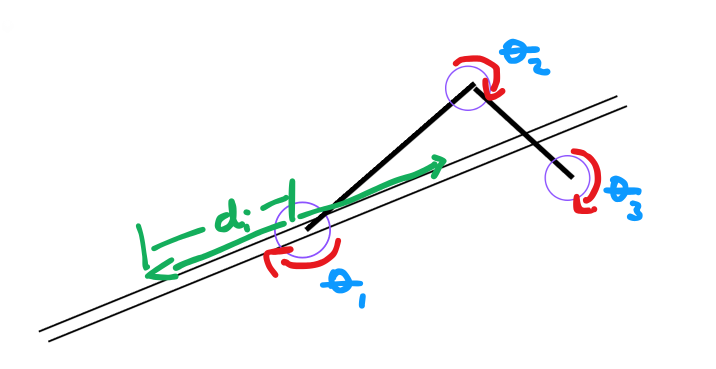
#> input picture modifyscara.png, 1431 x 737 px, given in place of the camera (shown at 1/2 size)
$ python warptest.py   (older library calls are emulated)
#> lines starting #> are read from the running program, lines starting #| are printed output that depends on the picture
### undistort/undistortlib.py
import json
from pathlib import Path

import cv2
import numpy as np

debug = False

INTRINSICS_PATH = Path(__file__).resolve().parent.parent / "calib" / "intrinsics_shared.json"

DIM=(1280, 720)
K=np.array([[700.411943374252, 0.0, 646.7195419804588], [0.0, 702.8297076955754, 312.9391328006887], [0.0, 0.0, 1.0]])
D=np.array([[-0.08069373318016052], [0.004905727970611169], [0.02408389532843681], [-0.02746516791216298]])
try:
    _intr = json.loads(INTRINSICS_PATH.read_text())
    DIM = tuple(int(v) for v in _intr["DIM"])
    K = np.array(_intr["K"], dtype=np.float64).reshape(3, 3)
    D = np.array(_intr["D"], dtype=np.float64).reshape(4, 1)
except (OSError, ValueError, KeyError) as e:
    print(f"undistortlib: using built-in K/D ({INTRINSICS_PATH} not loaded: {e})")
# [6 lines of commented-out code are left out]

map1, map2 = cv2.fisheye.initUndistortRectifyMap(K, D, np.eye(3), K, DIM, cv2.CV_16SC2)
# You should replace these 3 lines with the output in calibration step
# DIM=(1280, 720)
# K=np.array([[693.0913630949581, 0.0, 641.1321179565515], [0.0, 692.3287673230535, 315.2052538763502], [0.0, 0.0, 1.0]])
# D=np.array([[-0.08530315688010619], [0.042359415248929784], [-0.18689203246074707], [0.26621848501272444]])
def undistort(img):
    h,w = img.shape[:2]
    # map1, map2 = cv2.fisheye.initUndistortRectifyMap(K, D, np.eye(3), K, DIM, cv2.CV_16SC2)
    undistorted_img = cv2.remap(img, map1, map2, interpolation=cv2.INTER_LINEAR, borderMode=cv2.BORDER_CONSTANT)
    # print(undistorted_img.shape)
    # print(img.shape)
    # print("\n")
    return undistorted_img
#     cv2.imshow("undistorted", undistorted_img)
#     cv2.waitKey(0)
#     cv2.destroyAllWindows()

# [7 lines left out: function undistortImg, not called in this run]

def crop(img, width, height):
    return img[0:height, 0:width]

def resize(img, scale):
    return cv2.resize(img, None, fx=scale, fy=scale, interpolation=cv2.INTER_AREA)

# map1, map2 = cv2.fisheye.initUndistortRectifyMap(K, D, np.eye(3), K, DIM, cv2.CV_16SC2)

# undistortImg("undistort/try2/WIN_20260309_16_46_37_Pro.jpg")

if (debug):
    cap = cv2.VideoCapture(1, cv2.CAP_DSHOW)

    while True:

        ret, frame = cap.read()
        if not ret:
            print("Failed to read from camera. Exiting...")
            break


        cv2.imshow("undistorted", crop(undistort(frame), 640, 480))
        cv2.imshow("original", frame)
        # cv2.imshow("cropped undistorted", crop)

        if cv2.waitKey(1) == ord('q'):
            break

    cap.release()
    cv2.destroyAllWindows()

### legacy/warptest.py
import cv2
import numpy as np
from undistortlib import crop, undistort, resize

def compute_homography(src_points, dst_points):
    """
    src_points: pixel coords in camera image [(x1,y1), (x2,y2), ...]
    dst_points: where those points land in bird's-eye canvas
    """
    src = np.float32(src_points)
    dst = np.float32(dst_points)
    H, _ = cv2.findHomography(src, dst, cv2.RANSAC)
    return H

# Example: front camera
# Pick 4 points on the ground plane visible in camera (e.g. lane markers, floor tape)
front_src = [(200, 400), (440, 400), (100, 600), (540, 600)]  # camera pixels
front_dst = [(200, 300), (400, 300), (200, 500), (400, 500)]  # bird's-eye canvas pixels
warp_rotate_dst_90 = [front_dst[2], front_dst[0], front_dst[3], front_dst[1]]
warp_rotate_dst_180 = [warp_rotate_dst_90[2], warp_rotate_dst_90[0], warp_rotate_dst_90[3], warp_rotate_dst_90[1]]
warp_rotate_dst_270 = [warp_rotate_dst_180[2], warp_rotate_dst_180[0], warp_rotate_dst_180[3], warp_rotate_dst_180[1]]

vertical_offset = 150
rotate_src = [(200, 200), (300, 200), (200, 300), (300, 300)]
rotate_dst = [(200, 300 + vertical_offset), (200, 200 + vertical_offset), (300, 300 + vertical_offset), (300, 200 + vertical_offset)]

ROTATE_HOMOGRAPH = compute_homography(rotate_src, rotate_dst)
H_warp_rotate_0 = compute_homography(front_src, front_dst)
H_warp_rotate_90 = compute_homography(front_src, warp_rotate_dst_90)
H_warp_rotate_180 = compute_homography(front_src, warp_rotate_dst_180)
H_warp_rotate_270 = compute_homography(front_src, warp_rotate_dst_270)
# H_warp_rotate_90 = compute_homography(front_src, warp_rotate_dst_90)

H_front = compute_homography(front_src, front_dst)
H_back = compute_homography(front_src, front_dst)  # Replace with actual points for back camera
H_left = compute_homography(front_src, rotate_dst)  # Replace with actual points for left camera
H_right = compute_homography(front_src, front_dst)  # Replace with actual points for right camera


CANVAS_W, CANVAS_H = 600, 600  # bird's-eye output size

masks = []

def warp_to_birdseye(frame, H):
    return cv2.warpPerspective(frame, H, (CANVAS_W, CANVAS_H))

def rotate_frame(frame, H):
    return cv2.warpPerspective(frame, H, (CANVAS_W, CANVAS_H))

def create_weight_mask(shape, index, numMasks):
    """Gradient mask for smooth blending at edges."""
    if (numMasks < 4):
        h, w = shape[:2]
        mask = np.zeros((h, w), dtype=np.float32)
        # Simple center-weighted gradient
        for y in range(h):
            for x in range(w):
                cx = 1 - abs(x - w/2) / (w/2)
                cy = 1 - abs(y - h/2) / (h/2)
                mask[y, x] = cx * cy
        masks.append(mask)
    return masks[index]

def stitch_views(warped_views, numMasksMade):
    """warped_views: list of 4 warped frames (numpy arrays)"""
    canvas = np.zeros((CANVAS_H, CANVAS_W, 3), dtype=np.float32)
    weight_sum = np.zeros((CANVAS_H, CANVAS_W), dtype=np.float32)

    for i, view in enumerate(warped_views):
        mask = create_weight_mask(view.shape, i, numMasksMade)
        for c in range(3):
            canvas[:, :, c] += view[:, :, c].astype(np.float32) * mask
        weight_sum += mask

    # Normalize
    weight_sum = np.maximum(weight_sum, 1e-6)
    for c in range(3):
        canvas[:, :, c] /= weight_sum

    return canvas.astype(np.uint8)

def main():
    # Open 4 cameras (or video files for testing)
    caps = [
        # cv2.VideoCapture(0, cv2.CAP_DSHOW),  # front
        # cv2.VideoCapture(1, cv2.CAP_DSHOW),  # front
        # cv2.VideoCapture(2, cv2.CAP_DSHOW), # back
        # cv2.VideoCapture(0, cv2.CAP_DSHOW)
        cv2.VideoCapture(1, cv2.CAP_DSHOW)

    ]

    caps[0].set(cv2.CAP_PROP_FRAME_WIDTH, 1280)
    caps[0].set(cv2.CAP_PROP_FRAME_HEIGHT, 720)

    fisheyes = [
        True
    ]

    numMasksMade = 0

    # Load or compute homographies
    # homographies = [H_front, H_back, H_left]
    homographies = [H_warp_rotate_0, H_warp_rotate_90, H_warp_rotate_180]

    rotates = [ROTATE_HOMOGRAPH]

    while True:
        frames = []
        for i in range(len(caps)):
            cap = caps[i]
            ret, frame = cap.read()
            if not ret:
                print("Failed to read from camera. Exiting...")
                break
            if (fisheyes[i]):
                # frame = crop(undistort(frame), 640, 480)
                frame = resize(undistort(frame), 0.5)
            frames.append(frame)
#> this loop made 1 pass
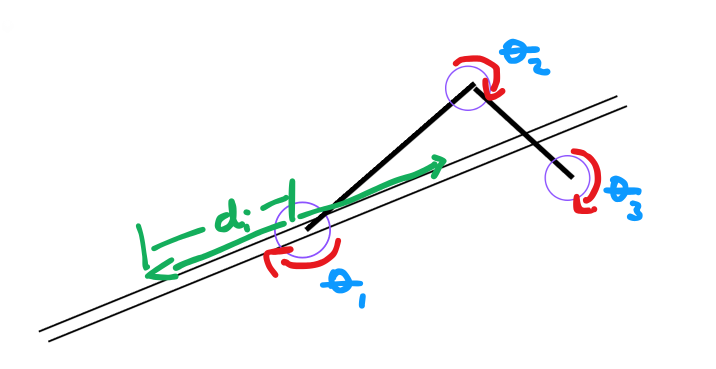
#> input picture modifyscara.png, 1431 x 737 px, given in place of the camera (shown at 1/2 size)
#> pass 1, in undistort, `undistorted_img = cv2.remap(img, map1, map2, interpolation=cv2.INTER_L..`:
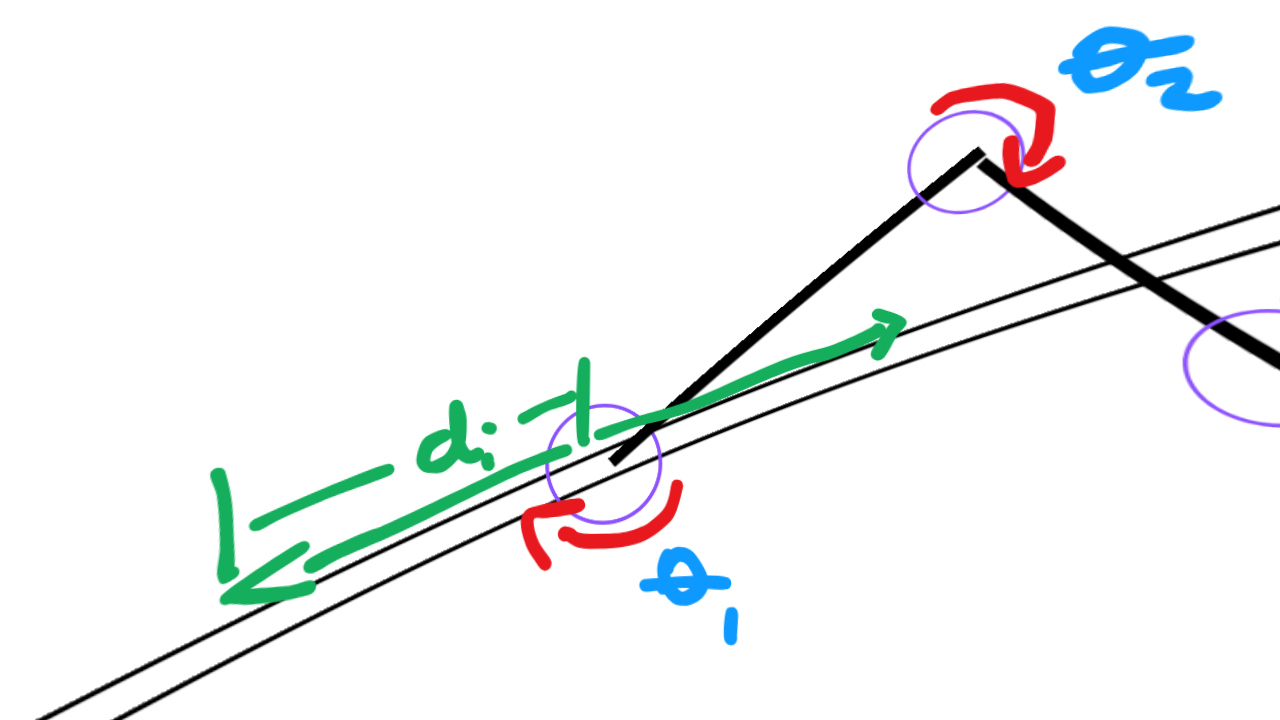
#> undistorted_img: shape (720, 1280, 3); mean B, G, R 244.1, 244.1, 241.5
#> pass 1, in main, `frame = resize(undistort(frame), 0.5)`:
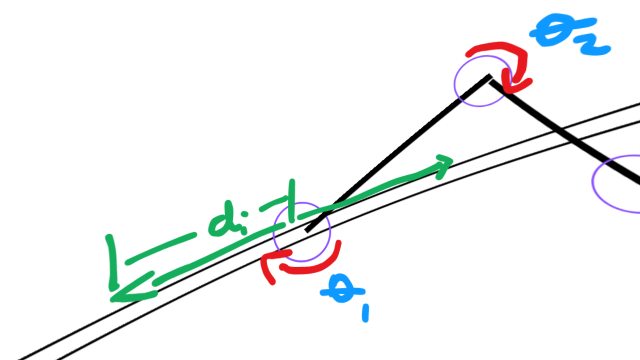
#> frame: shape (360, 640, 3); mean B, G, R 244.1, 244.1, 241.5
#> after the loop, frames = 1 item

        # print(len(frames))

        if len(frames) < 1:
            break

        # Warp all 4 to bird's-eye
        # warped = [warp_to_birdseye(f, H) for f, H in zip(frames, rotates)]
        warped = [warp_to_birdseye(f, H) for f, H in zip(frames, homographies)]
#> in warp_to_birdseye, `return cv2.warpPerspective(frame, H, (CANVAS_W, CANVAS_H))`:
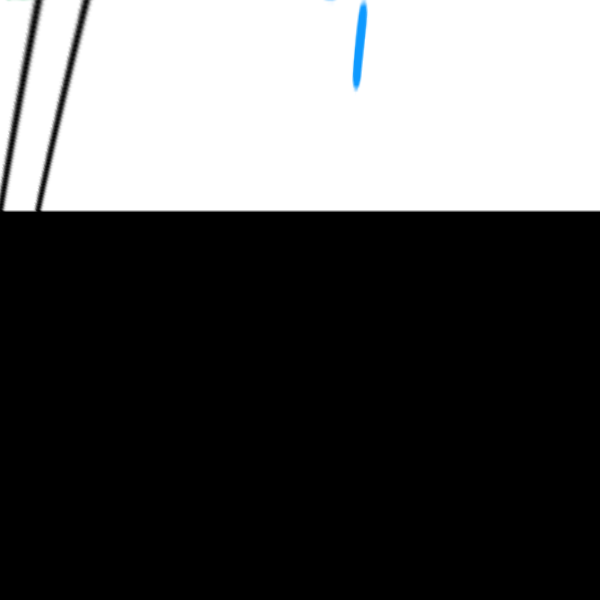
#> returned value: shape (600, 600, 3); mean of channels 0, 1, 2 87.9, 87.7, 87.4; drawn as B, G, R
#> warped = 1 item

        warped_rotate = []

        for warp_frame in warped:
            warped_rotate.append(rotate_frame(warp_frame, ROTATE_HOMOGRAPH))
#> after the loop, warped_rotate = 1 item

        warrotated = []

        # [13 lines of commented-out code are left out]
        for i in range(len(frames)):
            cv2.imshow("Frame " + str(i), frames[i])

        for i in range (len(warped)):
            cv2.imshow("Warped  " + str(i), warped[i])

        # [5 lines of commented-out code are left out]

        if cv2.waitKey(1) & 0xFF == ord('q'):
#> (key q is pressed here)
            break

    for cap in caps:
        cap.release()
    cv2.destroyAllWindows()


print("starting")
main()
